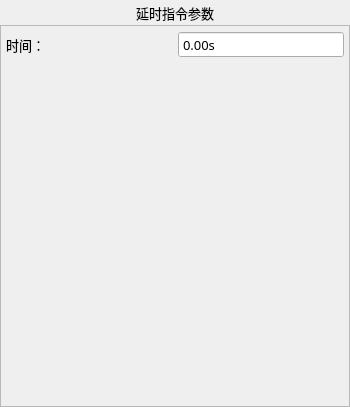
<?xml version="1.0" encoding="UTF-8"?>
<ui version="4.0">
 <class>FormActDelay</class>
 <widget class="QWidget" name="FormActDelay">
  <property name="geometry">
   <rect>
    <x>0</x>
    <y>0</y>
    <width>350</width>
    <height>407</height>
   </rect>
  </property>
  <property name="minimumSize">
   <size>
    <width>350</width>
    <height>407</height>
   </size>
  </property>
  <property name="maximumSize">
   <size>
    <width>700</width>
    <height>815</height>
   </size>
  </property>
  <property name="sizeIncrement">
   <size>
    <width>0</width>
    <height>-1</height>
   </size>
  </property>
  <property name="font">
   <font>
    <family>微软雅黑</family>
    <pointsize>10</pointsize>
   </font>
  </property>
  <property name="focusPolicy">
   <enum>Qt::NoFocus</enum>
  </property>
  <property name="windowTitle">
   <string notr="true">延时指令</string>
  </property>
  <property name="toolTip">
   <string notr="true"/>
  </property>
  <property name="statusTip">
   <string notr="true"/>
  </property>
  <property name="whatsThis">
   <string notr="true"/>
  </property>
  <property name="accessibleName">
   <string notr="true"/>
  </property>
  <property name="accessibleDescription">
   <string notr="true"/>
  </property>
  <property name="styleSheet">
   <string notr="true"/>
  </property>
  <property name="windowFilePath">
   <string notr="true"/>
  </property>
  <layout class="QVBoxLayout" name="verticalLayout">
   <property name="spacing">
    <number>0</number>
   </property>
   <property name="margin">
    <number>0</number>
   </property>
   <item>
    <widget class="QLabel" name="labelParaTitle">
     <property name="sizePolicy">
      <sizepolicy hsizetype="Preferred" vsizetype="Fixed">
       <horstretch>0</horstretch>
       <verstretch>0</verstretch>
      </sizepolicy>
     </property>
     <property name="minimumSize">
      <size>
       <width>0</width>
       <height>25</height>
      </size>
     </property>
     <property name="font">
      <font>
       <family>微软雅黑</family>
       <pointsize>10</pointsize>
       <weight>50</weight>
       <bold>false</bold>
      </font>
     </property>
     <property name="styleSheet">
      <string notr="true">QLabel#labelParaTitle
{
	color: black;
	border-image: url(:/img/widget/Panel.png) 0 4 0 4;
	border-left: 4px transparent;
	border-right: 4px transparent;
}
</string>
     </property>
     <property name="text">
      <string>延时指令参数</string>
     </property>
     <property name="alignment">
      <set>Qt::AlignCenter</set>
     </property>
    </widget>
   </item>
   <item>
    <widget class="QFrame" name="frameDelay">
     <property name="font">
      <font>
       <family>微软雅黑</family>
       <pointsize>10</pointsize>
       <weight>50</weight>
       <italic>false</italic>
       <bold>false</bold>
      </font>
     </property>
     <property name="styleSheet">
      <string notr="true"/>
     </property>
     <property name="frameShape">
      <enum>QFrame::StyledPanel</enum>
     </property>
     <property name="frameShadow">
      <enum>QFrame::Plain</enum>
     </property>
     <property name="IsMainArea" stdset="0">
      <bool>true</bool>
     </property>
     <layout class="QGridLayout" name="gridLayout">
      <property name="margin">
       <number>5</number>
      </property>
      <item row="0" column="0">
       <widget class="QLabel" name="labelDelay">
        <property name="minimumSize">
         <size>
          <width>0</width>
          <height>25</height>
         </size>
        </property>
        <property name="maximumSize">
         <size>
          <width>16777215</width>
          <height>50</height>
         </size>
        </property>
        <property name="font">
         <font>
          <family>微软雅黑</family>
          <pointsize>10</pointsize>
          <weight>50</weight>
          <italic>false</italic>
          <bold>false</bold>
         </font>
        </property>
        <property name="text">
         <string>时间：</string>
        </property>
       </widget>
      </item>
      <item row="0" column="1">
       <widget class="xDoubleSpinBox" name="BoxDelay">
        <property name="enabled">
         <bool>true</bool>
        </property>
        <property name="sizePolicy">
         <sizepolicy hsizetype="Fixed" vsizetype="Fixed">
          <horstretch>0</horstretch>
          <verstretch>0</verstretch>
         </sizepolicy>
        </property>
        <property name="minimumSize">
         <size>
          <width>100</width>
          <height>25</height>
         </size>
        </property>
        <property name="maximumSize">
         <size>
          <width>200</width>
          <height>50</height>
         </size>
        </property>
        <property name="font">
         <font>
          <family>微软雅黑</family>
          <pointsize>10</pointsize>
          <weight>50</weight>
          <italic>false</italic>
          <bold>false</bold>
         </font>
        </property>
        <property name="focusPolicy">
         <enum>Qt::ClickFocus</enum>
        </property>
        <property name="alignment">
         <set>Qt::AlignLeading|Qt::AlignLeft|Qt::AlignVCenter</set>
        </property>
        <property name="buttonSymbols">
         <enum>QAbstractSpinBox::NoButtons</enum>
        </property>
        <property name="specialValueText">
         <string notr="true"/>
        </property>
        <property name="keyboardTracking">
         <bool>false</bool>
        </property>
        <property name="prefix">
         <string notr="true"/>
        </property>
        <property name="suffix">
         <string notr="true">s</string>
        </property>
        <property name="decimals">
         <number>2</number>
        </property>
        <property name="maximum">
         <double>600.000000000000000</double>
        </property>
        <property name="singleStep">
         <double>0.100000000000000</double>
        </property>
        <property name="HasBtn" stdset="0">
         <bool>true</bool>
        </property>
       </widget>
      </item>
      <item row="1" column="0" colspan="2">
       <spacer name="verticalSpacerDown">
        <property name="orientation">
         <enum>Qt::Vertical</enum>
        </property>
        <property name="sizeHint" stdset="0">
         <size>
          <width>20</width>
          <height>118</height>
         </size>
        </property>
       </spacer>
      </item>
     </layout>
    </widget>
   </item>
  </layout>
 </widget>
 <customwidgets>
  <customwidget>
   <class>xDoubleSpinBox</class>
   <extends>QDoubleSpinBox</extends>
   <header>xdoublespinbox.h</header>
   <slots>
    <signal>clicked()</signal>
   </slots>
  </customwidget>
 </customwidgets>
 <resources/>
 <connections>
  <connection>
   <sender>BoxDelay</sender>
   <signal>clicked()</signal>
   <receiver>FormActDelay</receiver>
   <slot>inputDelay()</slot>
   <hints>
    <hint type="sourcelabel">
     <x>151</x>
     <y>219</y>
    </hint>
    <hint type="destinationlabel">
     <x>139</x>
     <y>440</y>
    </hint>
   </hints>
  </connection>
 </connections>
 <slots>
  <slot>inputDelay()</slot>
 </slots>
</ui>
